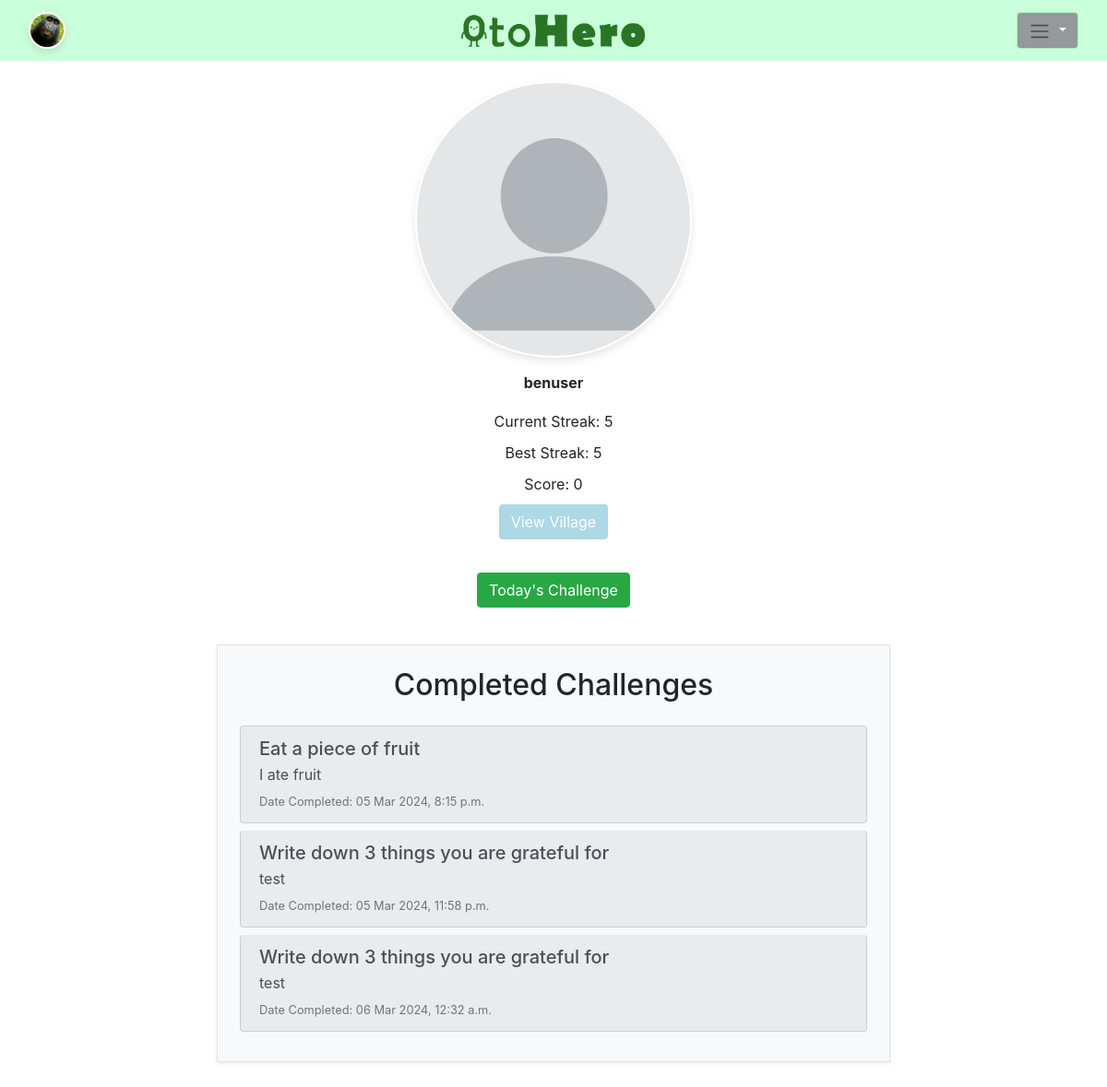
/profile/benuser (signed in), run on the app's committed database.
### project/models.py (models this page shows, shortened)
class CustomUser(AbstractUser):
    streak = models.PositiveIntegerField(default=0)
    best_streak =  models.PositiveIntegerField(default=0)
    coins = models.PositiveIntegerField(default=0)
    score = models.IntegerField(default=0)  # Add this line for the score of each item
    profile_picture = models.CharField(max_length=25, default="blank.jpeg")
    is_gamekeeper = models.BooleanField(default=False)

class UserChallenges(models.Model):
    user = models.ForeignKey(CustomUser, on_delete=models.CASCADE)  # Set these as composite primary keys
    daily_challenge = models.ForeignKey(DailyChallenge, on_delete=models.CASCADE)
    submitted = models.DateTimeField(default=now)
    completed = models.BooleanField(default=False)
    response = models.CharField(max_length=250)
    points = models.PositiveIntegerField(default=0)
    user_lat = models.DecimalField(max_digits=10, decimal_places=8, null=True)
    user_long = models.DecimalField(max_digits=11, decimal_places=8, null=True)

class DailyChallenge(models.Model):
    challenge = models.ForeignKey(Challenge, on_delete=models.CASCADE)
    assigned = models.DateTimeField(default=now, null=True)

class Challenge(models.Model):
    title = models.CharField(max_length=70, primary_key=True, default="")
    description = models.CharField(max_length=500, null=False)
    location_lat = models.DecimalField(max_digits=10,decimal_places = 8, null=True)
    location_long = models.DecimalField(max_digits=11, decimal_places=8, null=True)

### project/views.py (the view)
# urls.py: path('profile/<str:username>', views.profile, name='profile'),
@login_required()
def profile(request, username):
    if request.method == "POST":
        profile_picture = request.POST.get('profile_picture')
        if profile_picture:
            user = request.user
            user.profile_picture = profile_picture
            user.save()
    user = get_object_or_404(CustomUser, username=username)
    user_challenges = UserChallenges.objects.filter(user=user)
    todays_challenge = DailyChallenge.objects.latest("-assigned")
    context = {
        'user': user,
        'user_challenges': user_challenges,
        'user_points': user_challenges.aggregate(Sum("points"))['points__sum']
    }
    return render(request, 'project/profile.html', context)

### project/templates/project/profile.html (shortened to what this page needs)
{% extends 'base.html' %}
{% load static %}
{% block content %}
<head>
</head>
<div class="container mt-5">
  <div class="row justify-content-center">
    <div class="col-12 text-center mb-4">
      <div class="profile-container mb-3">
        <img src="{% static 'project/'|add:user.profile_picture%}" alt="Profile Picture" id="profile-picture" class="profile-picture rounded-circle mb-2">
        <h2 class="username">{{ user.username|default:"Username" }}</h2>
        <div class="stats">
          <p>Current Streak: {{ user.streak|default:"0" }}</p>
          <p>Best Streak: {{ user.best_streak|default:"0" }}</p>
          <p>Score: {{ user.score|default:"0" }}</p>
        </div>
        <a href="{% url 'village' user.username %}"><button class="btn village-button" >
          View Village
        </button>
        </a>
      </div>
      <a href="{% url 'make_post' %}"><button class="btn btn-success mb-3" >
        Today's Challenge
      </button>
      </a>
    </div>
    <div class="col-12 col-lg-8 mb-5">
      <div class="border p-4 rounded-3 shadow-sm" style="background-color: #f8f9fa;">
        <h2 class="mb-4 text-center">Completed Challenges</h2>
        {% if user_challenges %}
          <div class="list-group">
            {% for uc in user_challenges %}
              <div class="list-group-item list-group-item-action mb-2 rounded text-start" style="background-color: #e9ecef;">
                <h5 class="mb-1">{{ uc.daily_challenge.challenge.title }}</h5>
                <p class="mb-1">{{uc.response}}</p>
                <small class="text-muted">Date Completed: {{ uc.submitted|date:"d M Y, P" }}</small>
              </div>
            {% endfor %}
          </div>
        {% else %}
          <p>No challenges completed.</p>
        {% endif %}
      </div>
    </div>
  </div>
</div>
{% endblock %}

### project/templates/project/navbar.html (shortened to what this page needs)
<nav class="navbar navbar-expand-lg navbar-light  fixed-top">
  <div class="container-fluid d-flex justify-content-between">
    {% load static %}
    {% if request.user.is_authenticated %}
    <a class="navbar-brand" href="{% url 'profile' request.user.username %}">
      <img src="{% static 'project/'|add:request.user.profile_picture%}" alt="Profile" style="width: 40px; height: 40px; border-radius: 50%;">
    </a>
    {% endif %}
    <a class="navbar-logo mx-auto" href="{% url 'home' %}" style="position: absolute; left: 50%; transform: translateX(-50%);">
      <img src="{% static 'project/brand_logo.png' %}" alt="AppName" style="height: 40px;">
    </a>
    <div class="nav-item dropdown">
      <button class="btn btn-secondary dropdown-toggle" type="button" id="dropdownMenuButton" data-toggle="dropdown" aria-haspopup="true" aria-expanded="false">
          <span class="navbar-toggler-icon"></span>
      </button>
      </div>
    </div>
  </nav>

### project/static/project/css/styles.css (style rules this page uses)
* { box-sizing: border-box; margin: 0; padding: 0; }
.navbar-brand img { width: 60px; height: 60px; border-radius: 50%; object-fit: cover; border: 2px solid #ffffff; box-shadow: 0px 4px 8px rgba(0, 0, 0, 0.1); }
.btn-secondary { background-color: #aef4c4; border-color: #aef4c4; }
.profile-container { display: flex; flex-direction: column; align-items: center; text-align: center; padding: 20px; margin-top: 20px; }
.profile-picture { width: 30vw; height: 30vw; border-radius: 50%; object-fit: cover; border: 2px solid #ffffff; box-shadow: 0 4px 8px rgba(0, 0, 0, 0.1); margin-bottom: 20px; max-width: 300px; max-height: 300px; }
.username, .stats p { margin: 10px 0; font-size: 1rem; }
.username { font-weight: bold; font-size: 16px; }

### project/templates/project/navbar.html (style rules this page uses)
.navbar { background-color: #caffdb; }
.btn-secondary { background-color: #94999c; }

### project/templates/project/profile.html (style rules this page uses)
.village-button { background-color: lightblue; color: white; }

### data on the page
CustomUser: profile_picture (picture)
CustomUser: profile_picture (placeholder picture), username "benuser", streak "5", best_streak "5", score "0"
UserChallenges: daily_challenge.challenge "Eat a piece of fruit", response "I ate fruit", submitted "05 Mar 2024, 8:15 p.m."
UserChallenges: daily_challenge.challenge "Write down 3 things you are grateful for", response "test", submitted "05 Mar 2024, 11:58 p.m."
UserChallenges: daily_challenge.challenge "Write down 3 things you are grateful for", response "test", submitted "06 Mar 2024, 12:32 a.m."
